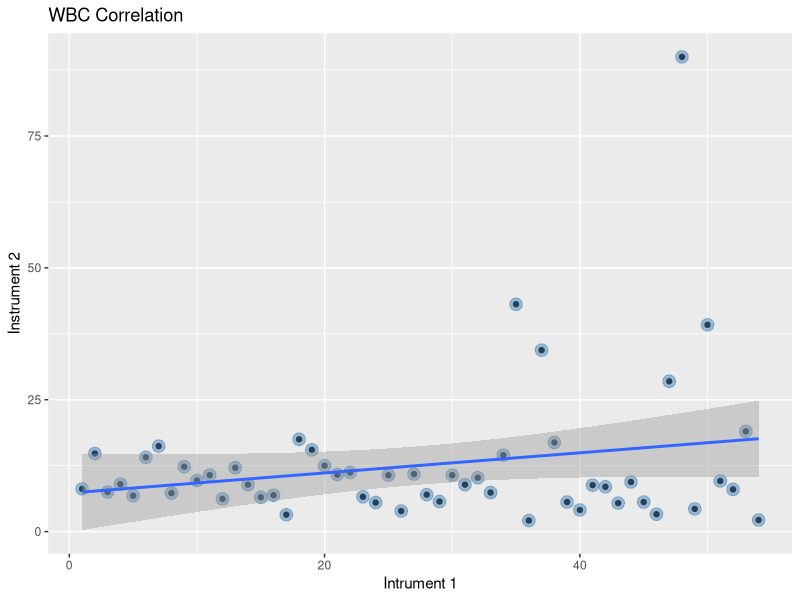
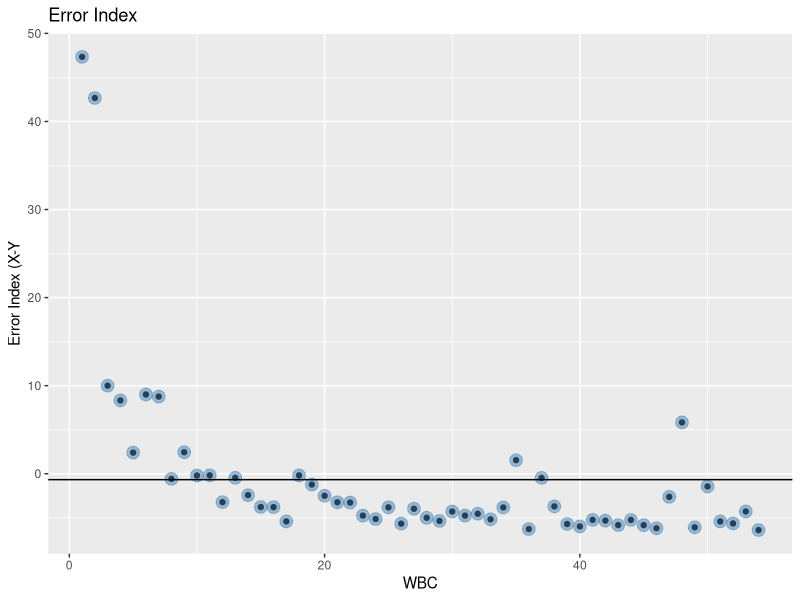
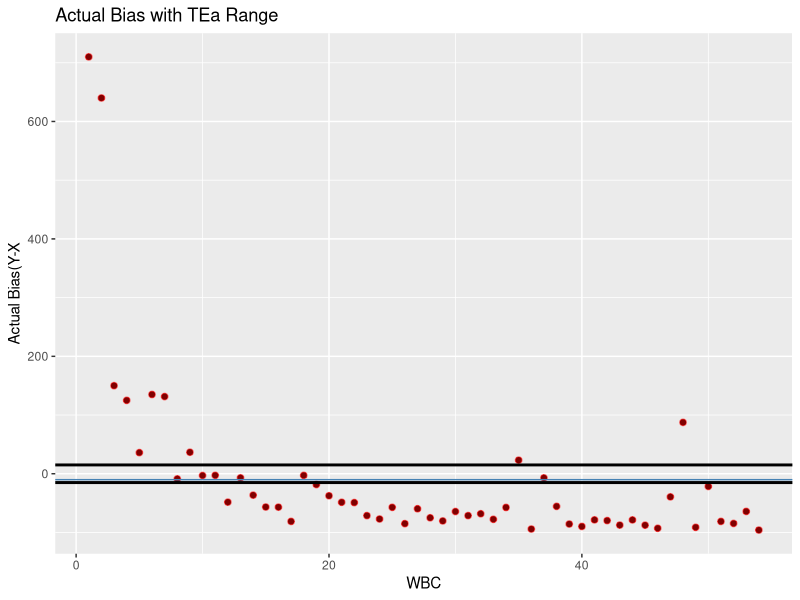

Here is the R script that generated these plots, in order:
## ---- chunk 1
knitr::opts_chunk$set(fig.width=12, fig.height=8,
                      echo=FALSE, warning=FALSE, message=FALSE)

## ---- chunk 2
library(plyr)
library(dplyr)
library(ggplot2)
library(stats)
library(knitr)
## ---- chunk 3
# loading file...
x <- read.csv("Instrument1.csv")
y <- read.csv("Instrument2.csv")

## ---- chunk 4
# transform to dplyr
# 
x_DF <- tbl_df(x)
y_DF <- tbl_df(y)

# creat e coefficient of variation cv function
cv <- function(mean,sd){
        (sd/mean) *100
}

# get the headers name to rename them accordingly with concatenated instrument name assignment
cnamesx <- names(x)

# loop to rename headers and combine the two files
# 
for (i in seq_along(cnamesx)) {
        colnames(x_DF)[i] <- paste(cnamesx[i],"Intrument1", sep = "")
        colnames(x_DF)[1] = "sample"
}

# add Instrument "X" to header to indicate instrument 1

for (i in seq_along(cnamesx)) {
        colnames(y_DF)[i] <- paste(cnamesx[i],"Instrument2", sep = ".")
        colnames(y_DF)[1] = "sample"
}

#merge the two file from the 2  instrument into 1 table. It is combine by sample ID. The assumtion is that a sample particular sample was run on both instrument
mergeData_ <- merge(x_DF, y_DF, by = "sample")

## ---- chunk 5
# selection on table and converting it into 1 main table to be
# used for data manipulation
library(plyr)
library(dplyr)
## ---- chunk 6
EI <- mergeData_ %>%
        mutate(Error_Index = round(((WBC.Instrument2 - WBCIntrument1)/ WBCIntrument1) / 0.15, 3),
               aveEI_Vector_ = round(ave(as.vector(as.vector(Error_Index))),3),
               biasWBC = WBC.Instrument2 - WBCIntrument1,
               actualpercentBias =  (biasWBC / WBCIntrument1)*100,
               aveActualpercentBias = mean(actualpercentBias))

                
# to svae the Error Index into a vector to find out the ave .. etc
EI_Vector_ <- as.vector(as.vector(EI$Error_Index))
ave_EI <- sum(EI_Vector_)/ length(EI_Vector_)

# absolute value of Erorr Index (in one result)
abs.ave_EI <-  abs(ave_EI)

#Code for absolute average bias between the two instrument(Y-X) 

biasWBC_Vector <- as.vector(as.vector(EI$biasWBC))
ave_biasWBC_Vector <- sum(biasWBC_Vector)/ length(biasWBC_Vector)
abs.ave_biasWBC_Vector <-  abs(ave_biasWBC_Vector)


##---Start Average of Analyte in question----

# mean of the biases. Data was taken from the EI table using dplyr
meanEIbiasWBC <- mean(EI$biasWBC)
#Standard deviations of the biases. Data taken from the EI table
sdEIbiasWBC <- sd(EI$biasWBC)

# CV calculated using the function cv
cvWBC.Instrument2 <- cv(mean = meanEIbiasWBC, sd=sdEIbiasWBC)
abs.cvWBC.Instrument2 <- abs(cvWBC.Instrument2)
## ---- chunk 7
par(mfrow=c(2,2))

###---- linear plots between Instrument1 and Instrument 2-----
g <- qplot( WBCIntrument1, WBC.Instrument2, data = mergeData_ )

p  <- g + geom_point(color = "steelblue", size= 4, alpha = 1/2) + geom_smooth(method = "lm") + labs (title = paste(names(x)[2], "Correlation", sep = " ")) + labs(x = "Intrument 1") + labs(y = "Instrument 2")
print(p)


# Plot the Error_index

EIplot <- qplot(WBCIntrument1, Error_Index, data = EI)

ErrorIndexplot <- EIplot + geom_point(color = "steelblue", size = 4, alpha = 1/2)  +labs(title= "Error Index") + geom_hline(yintercept = EI$aveEI_Vector_ ) + labs(x = paste(names(x)[2])) + labs(y = "Error Index (X-Y")

print(ErrorIndexplot)

# Plot actual  x-y bias to represent the 15 % TEa for WBC
upperLimitTEa <- 15
lowerLimitTea <- -15

# Actual Percent Bias plot
# 

actualBiasWithRange <- qplot(WBCIntrument1, actualpercentBias, data = EI)

actualBiasWithRangePlot <- actualBiasWithRange + geom_point(color = "red", size = 2, alpha = 1/2)  +labs(title= "Actual Bias with TEa Range") + geom_hline(yintercept = upperLimitTEa, size=1 ) + geom_hline(yintercept = lowerLimitTea, size = 1 ) + geom_hline(yintercept = EI$aveActualpercentBias, color = "steelblue" ) + labs(x = paste(names(x)[2])) + labs(y = "Actual Bias(Y-X")

print(actualBiasWithRangePlot)


